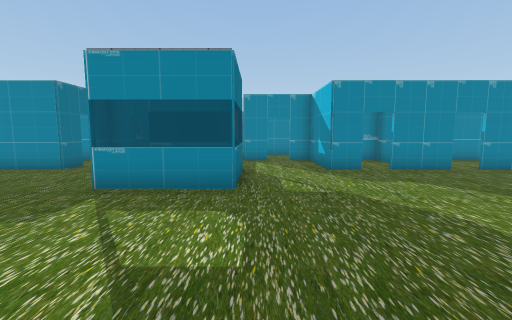
View 1 (above)

24 first-person views from a walk through a 3-D level made in the Unity game engine. The camera is 1.2 m above the floor, tilts 6° down and sees 90° across. The floor is counted in squares, 1 m on a side. Each view is taken from the middle of a square. On the plan, view 1 faces up. The plan holds only what a view shows up to about 12 squares ahead; the rest is blank. The place goes on beyond the plan. Some surface patterns are stand-ins.

View 2
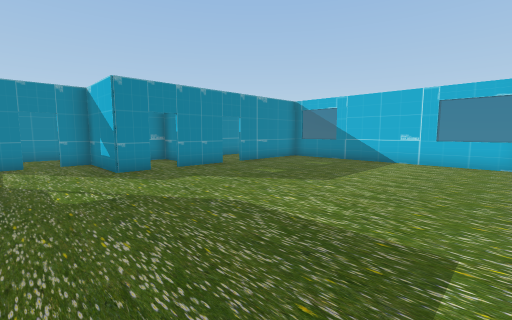

View 3
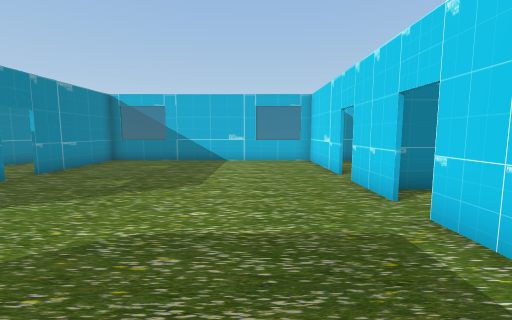

View 4
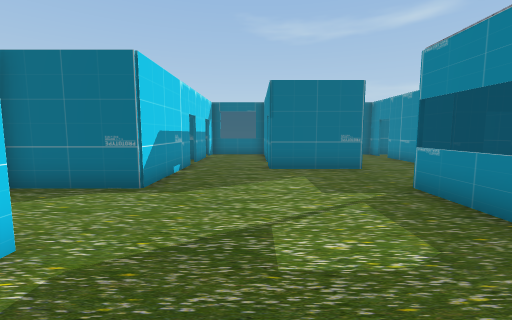

View 5
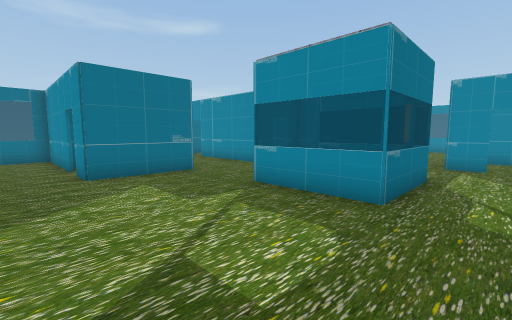

View 6
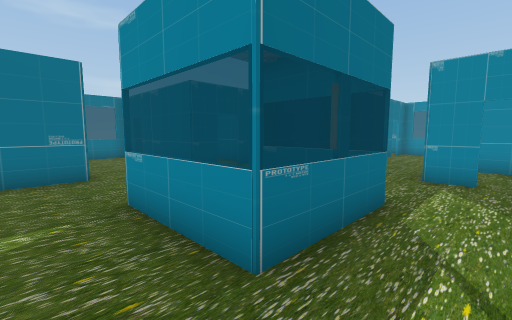

View 7
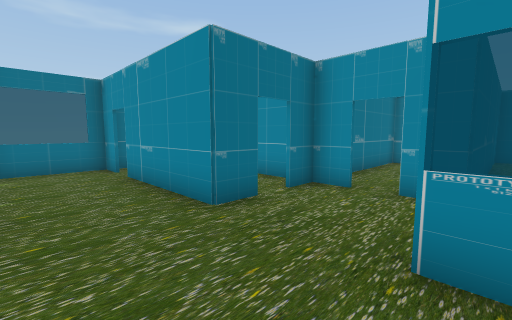

View 8
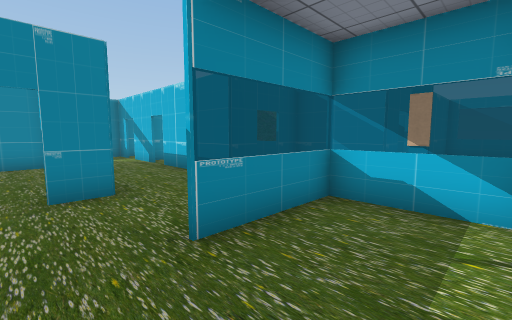

View 9
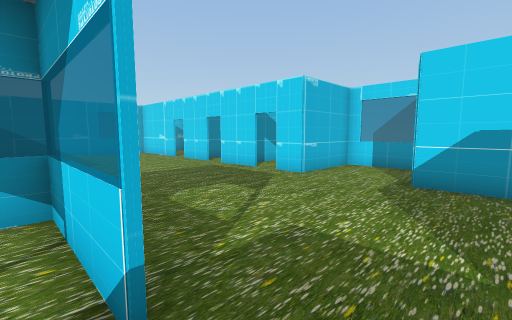

View 10
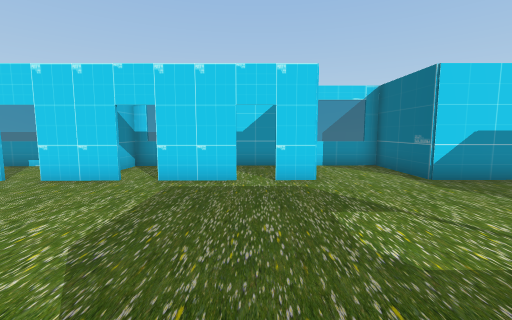

View 11
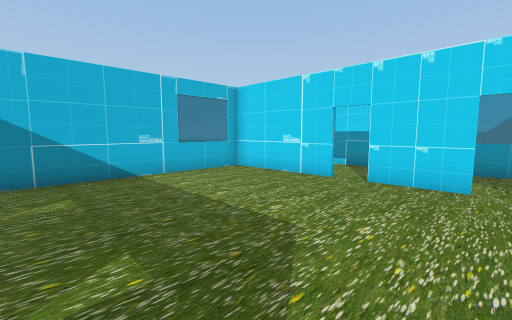

View 12
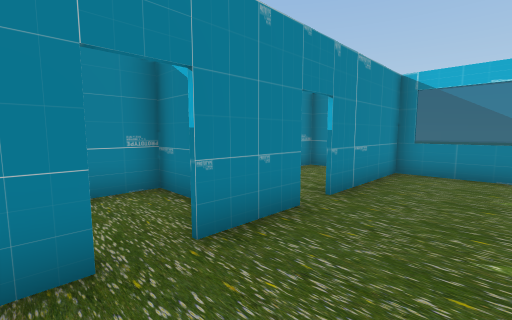

View 13
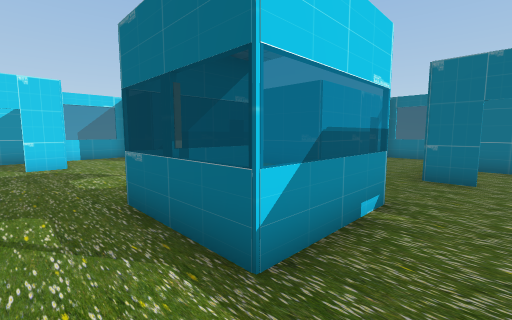

View 14
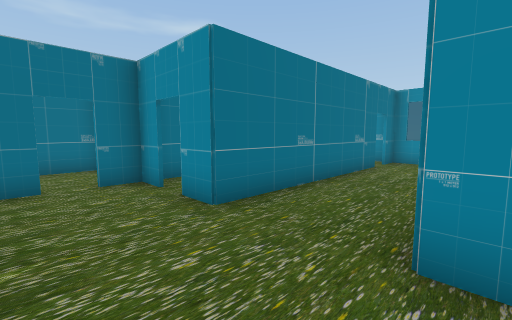

View 15
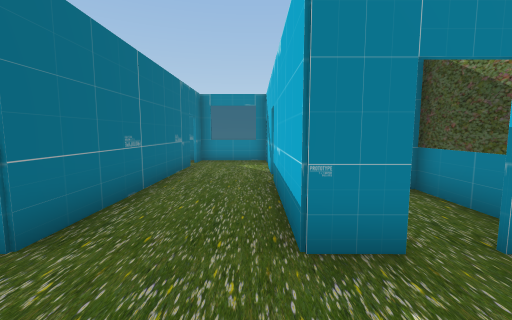

View 16
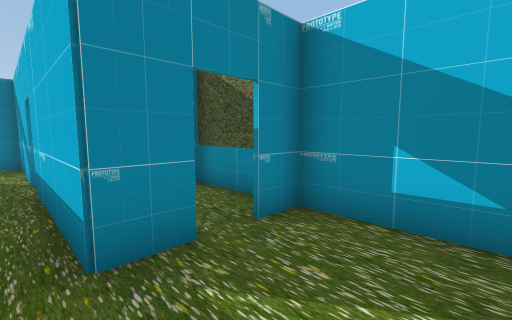

View 17
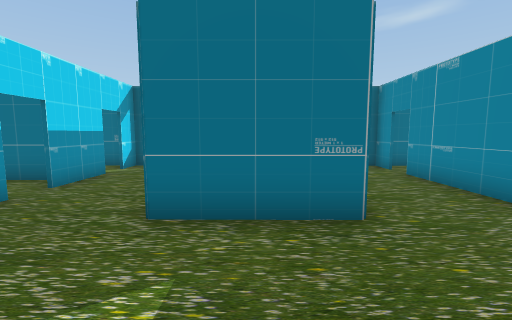

View 18
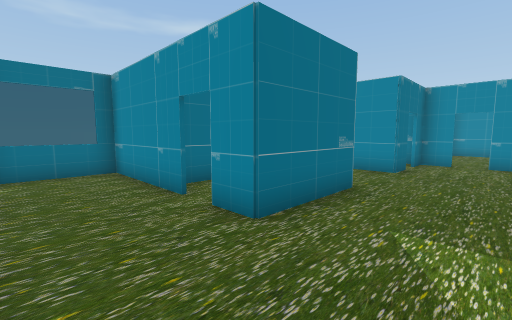

View 19
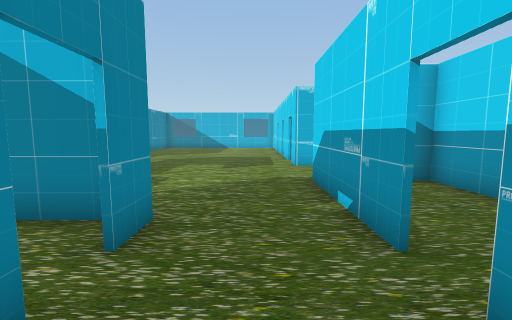

View 20
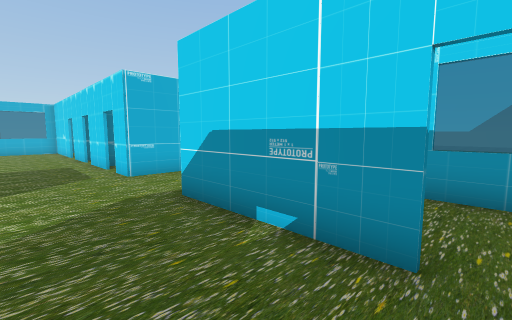

View 21
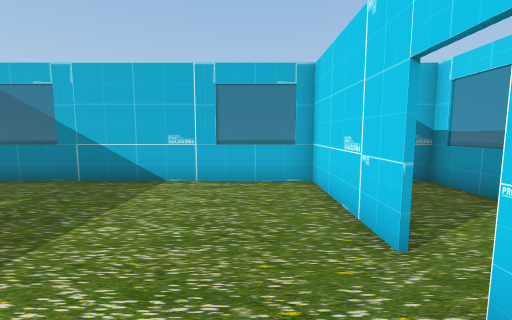

View 22
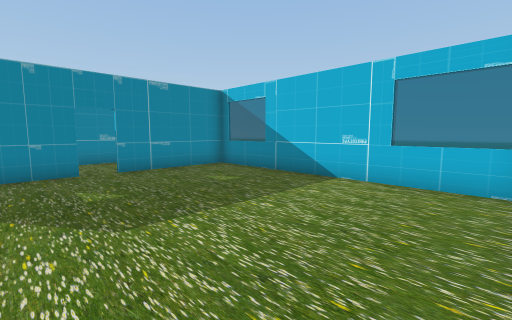

View 23
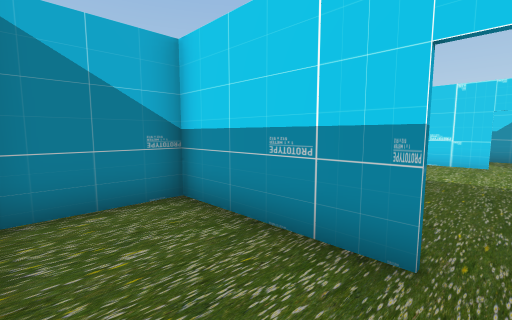

View 24
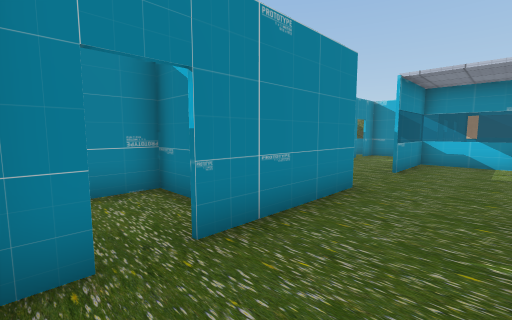

### Floor plan
Key: @ floor where view 1 was taken; . floor; O other object.
Columns run from 13 left of view 1 to 12 right of it. Each row starts with its distance up from view 1.
 21          OOOO
 20          .O..O
 19           ...
 18           O..O
 17        OOOO..O
 16       O...O...
 15       O...O..O
 14       O...O..OOOO
 13       O...O..O..O
 12   OOOOO..OO..O..OOOOOOOOO
 11   ..O.OO.O...O.OO..O.....O
 10 O ..O...........O..O.....O
  9 O...O.OO........O..O.....O
  8 OO.OOOO...OOOO..O.OO.OOOOO
  7 O............O...........O
  6 O............O...........O
  5  O OOOOO..OOO............O
  4     O..O.................O
  3     O.OO.................O
  2 OOOOO.O..................O
  1 O........................O
  0 O............@...........O
 -1  O.OO.OOOOO..O.OO.OO.OOOOO
 -2     O.....O..O..O..O.....O
 -3      .....O..O..O..O.....O
 -4      OO OOOOOOOO OO OOOOO

Positions as (right, up) in squares from view 1, and headings:
1: (0, 0), facing up
2: (0, 0), facing up-right
3: (0, 2), facing right
4: (2, 2), facing left
5: (1, 1), facing up-left
6: (1, 4), facing up-left
7: (-3, 6), facing up-left
8: (-5, 6), facing up-right
9: (-5, 6), facing down-right
10: (1, 6), facing down
11: (4, 6), facing down-right
12: (3, 6), facing up-right
13: (1, 10), facing down-left
14: (0, 9), facing up-left
15: (-1, 9), facing up
16: (-1, 9), facing up-right
17: (-3, 4), facing left
18: (-4, 0), facing up-left
19: (-10, 1), facing right
20: (-8, 2), facing down-right
21: (5, 1), facing right
22: (5, 0), facing up-right
23: (7, 11), facing down-right
24: (-12, 6), facing up-right
